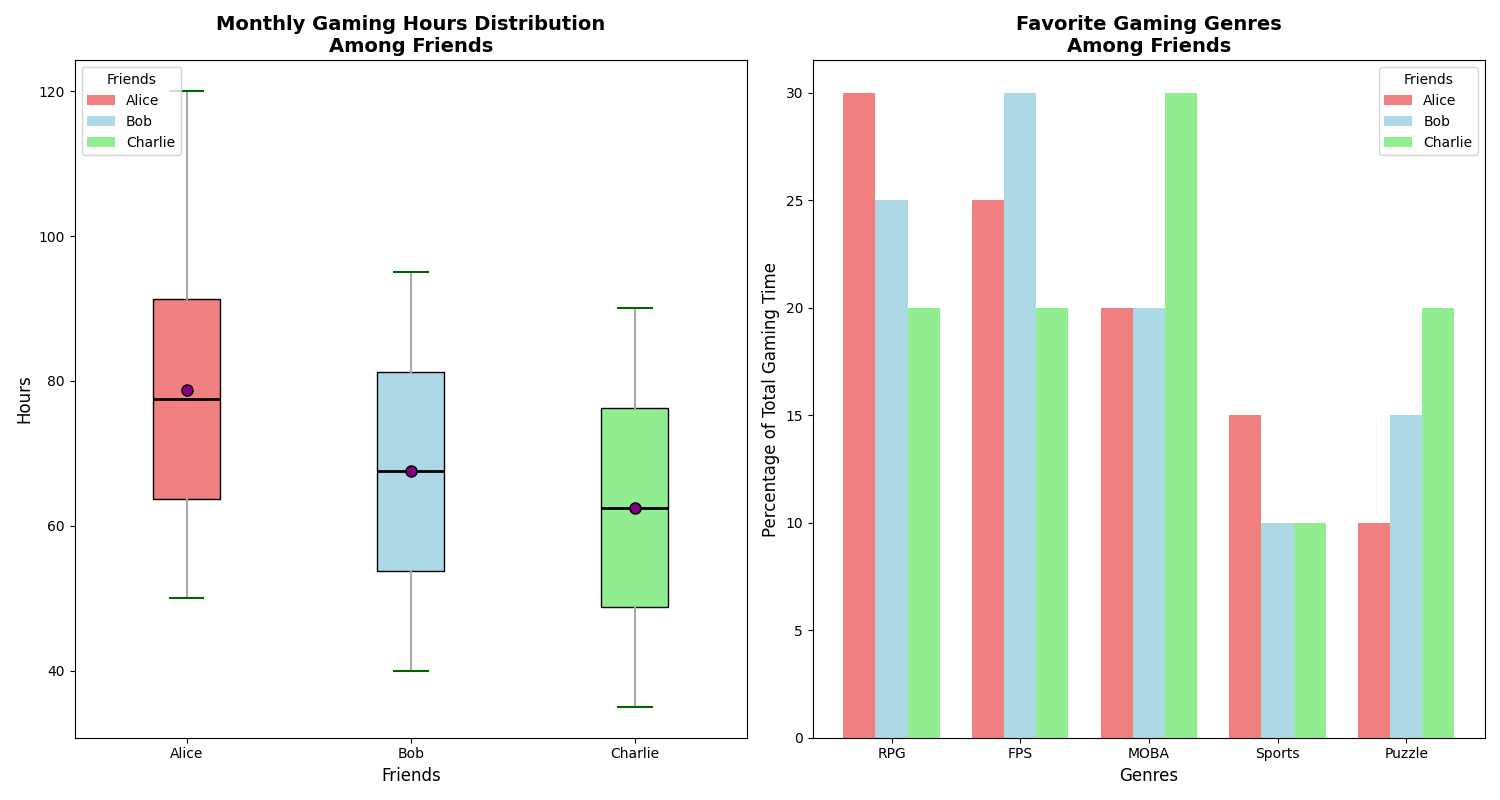

Reproduce this figure in Python.
import matplotlib.pyplot as plt
import numpy as np

# Data collection for monthly gaming hours
friends = ['Alice', 'Bob', 'Charlie']

# Monthly gaming hours recorded over the past year
alice_hours = [50, 60, 55, 70, 65, 80, 75, 90, 85, 100, 95, 120]
bob_hours = [40, 45, 50, 55, 60, 65, 70, 75, 80, 85, 90, 95]
charlie_hours = [35, 40, 45, 50, 55, 60, 65, 70, 75, 80, 85, 90]

# Favorite gaming genres data (in terms of percentage of total gaming time)
genres = ['RPG', 'FPS', 'MOBA', 'Sports', 'Puzzle']
alice_genres = [30, 25, 20, 15, 10]
bob_genres = [25, 30, 20, 10, 15]
charlie_genres = [20, 20, 30, 10, 20]

# Create figure and axes for subplots
fig, (ax1, ax2) = plt.subplots(1, 2, figsize=(15, 8))

# Create box plot for monthly gaming hours
data = [alice_hours, bob_hours, charlie_hours]
box = ax1.boxplot(data, vert=True, patch_artist=True, labels=friends, showmeans=True)

# Customizing the box plot
colors = ['lightcoral', 'lightblue', 'lightgreen']
for patch, color in zip(box['boxes'], colors):
    patch.set_facecolor(color)
ax1.set_title("Monthly Gaming Hours Distribution\nAmong Friends", fontsize=14, fontweight='bold')
ax1.set_xlabel("Friends", fontsize=12)
ax1.set_ylabel("Hours", fontsize=12)

# Customizing whiskers, caps, medians, and means
plt.setp(box['whiskers'], color='darkgrey', linewidth=1.5)
plt.setp(box['caps'], color='darkgreen', linewidth=1.5)
plt.setp(box['medians'], color='black', linewidth=2)
plt.setp(box['means'], marker='o', markerfacecolor='purple', markeredgecolor='black', markersize=8)

# Adding a legend to box plot manually
from matplotlib.patches import Patch
legend_elements = [Patch(facecolor=color, label=friend) for color, friend in zip(colors, friends)]
ax1.legend(handles=legend_elements, title='Friends', loc='upper left', fontsize=10)

# Create stacked bar chart for favorite gaming genres
X = np.arange(len(genres))
bar_width = 0.25
offset = bar_width * np.arange(len(friends))

ax2.bar(X + offset[0], alice_genres, width=bar_width, label='Alice', color=colors[0])
ax2.bar(X + offset[1], bob_genres, width=bar_width, label='Bob', color=colors[1])
ax2.bar(X + offset[2], charlie_genres, width=bar_width, label='Charlie', color=colors[2])

ax2.set_title("Favorite Gaming Genres\nAmong Friends", fontsize=14, fontweight='bold')
ax2.set_xlabel("Genres", fontsize=12)
ax2.set_ylabel("Percentage of Total Gaming Time", fontsize=12)
ax2.set_xticks(X + bar_width)
ax2.set_xticklabels(genres)

# Adding a legend to bar chart
ax2.legend(title='Friends', fontsize=10)

# Automatically adjust the layout
plt.tight_layout()

# Display the plots
plt.show()
